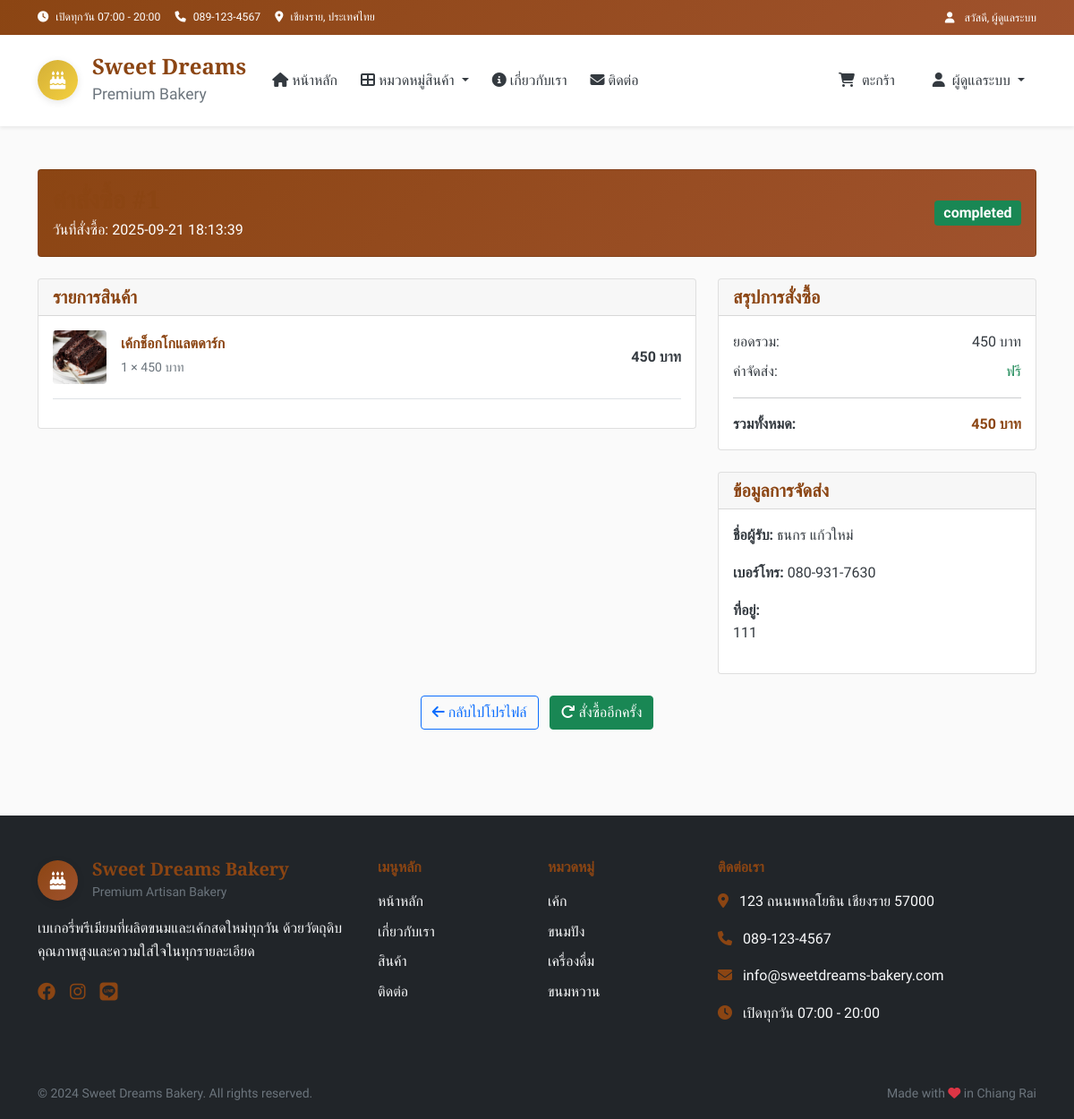
The app's page /order/1 (signed in), older data.
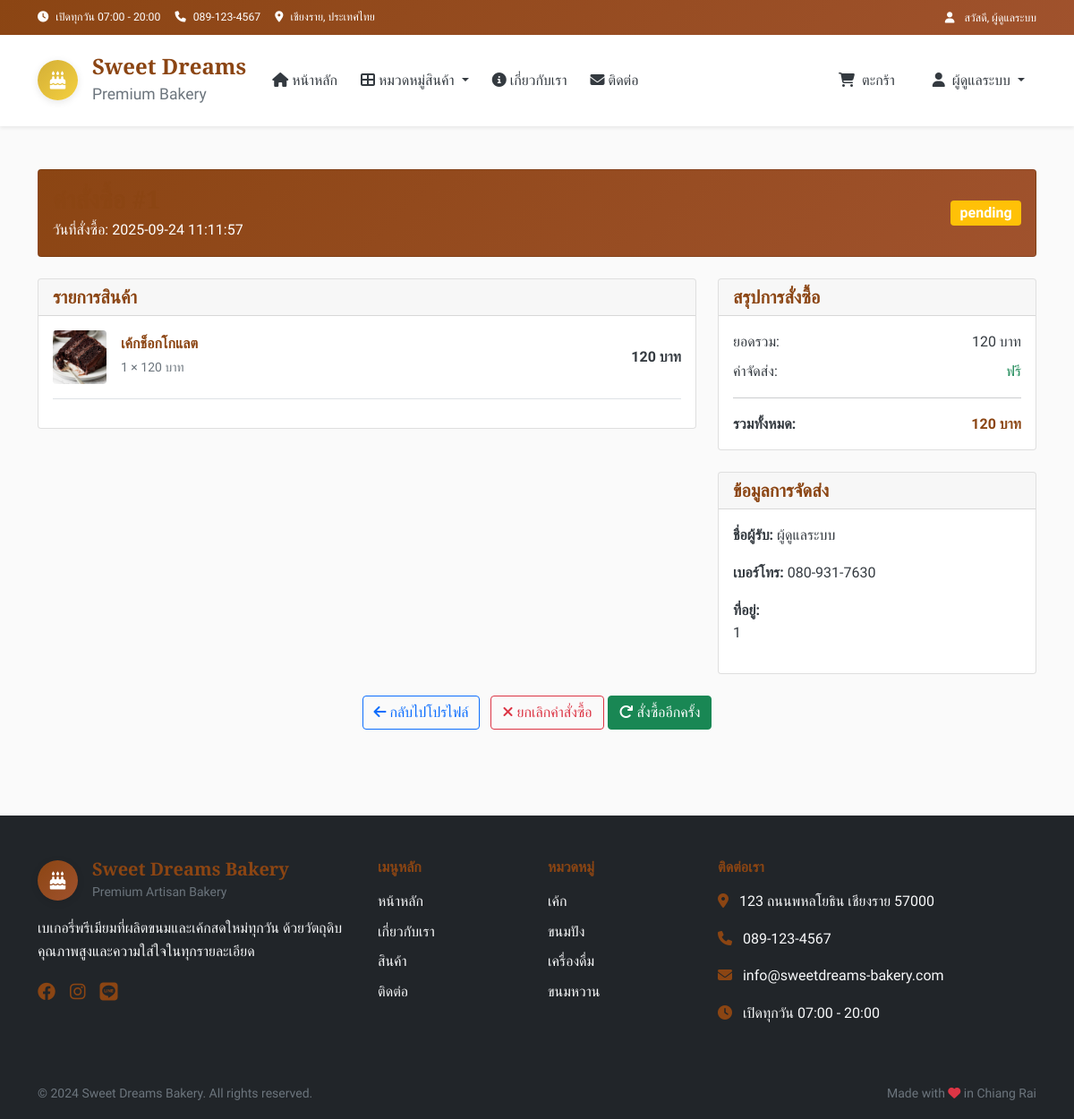
The same page, newer data.
### tables this page shows
CREATE TABLE orders (
        id INTEGER PRIMARY KEY AUTOINCREMENT,
        user_id INTEGER,
        total_amount DECIMAL(10,2) NOT NULL,
        status TEXT DEFAULT 'pending',
        customer_name TEXT NOT NULL,
        customer_phone TEXT NOT NULL,
        customer_address TEXT,
        notes TEXT,
        created_at TIMESTAMP DEFAULT CURRENT_TIMESTAMP,
        FOREIGN KEY (user_id) REFERENCES users (id)
    );

CREATE TABLE order_items (
        id INTEGER PRIMARY KEY AUTOINCREMENT,
        order_id INTEGER,
        product_id INTEGER,
        quantity INTEGER NOT NULL,
        unit_price DECIMAL(10,2) NOT NULL,
        total_price DECIMAL(10,2) NOT NULL,
        options TEXT,
        FOREIGN KEY (order_id) REFERENCES orders (id),
        FOREIGN KEY (product_id) REFERENCES products (id)
    );

CREATE TABLE products (
        id INTEGER PRIMARY KEY AUTOINCREMENT,
        name TEXT NOT NULL,
        name_en TEXT,
        description TEXT,
        price DECIMAL(10,2) NOT NULL,
        image TEXT,
        category_id INTEGER,
        is_available BOOLEAN DEFAULT 1,
        is_featured BOOLEAN DEFAULT 0,
        stock_quantity INTEGER DEFAULT 0,
        created_at TIMESTAMP DEFAULT CURRENT_TIMESTAMP,
        FOREIGN KEY (category_id) REFERENCES categories (id)
    );

CREATE TABLE categories (
        id INTEGER PRIMARY KEY AUTOINCREMENT,
        name TEXT UNIQUE NOT NULL,
        name_en TEXT,
        icon TEXT,
        description TEXT,
        display_order INTEGER DEFAULT 0
    );

### app.py (the view)
@app.route('/order/<int:order_id>')
def order_detail(order_id):
    conn = get_db_connection()
    if session.get('role') == 'admin':
        order = conn.execute("SELECT * FROM orders WHERE id = ?", (order_id,)).fetchone()
    elif session.get('user_id'):
        order = conn.execute("""
            SELECT * FROM orders
            WHERE id = ? AND user_id = ?
        """, (order_id, session.get('user_id'))).fetchone()
    else:
        flash('กรุณาเข้าสู่ระบบก่อน')
        conn.close()
        return redirect(url_for('login'))
    if not order:
        flash('ไม่พบคำสั่งซื้อนี้')
        conn.close()
        return redirect(url_for('profile'))
    order_items = conn.execute("""
        SELECT oi.*, p.name as product_name, p.image as product_image
        FROM order_items oi
        JOIN products p ON oi.product_id = p.id
        WHERE oi.order_id = ?
    """, (order_id,)).fetchall()
    conn.close()
    return render_template('order_detail.html', order=order, order_items=order_items)

### templates/order_detail.html (shortened to what this page needs)
{% extends "layout.html" %}
{% block content %}
<div class="container py-5">
    <div class="row mb-4">
        <div class="col-12">
            <div class="card bg-primary text-white">
                <div class="card-body">
                    <div class="row align-items-center">
                        <div class="col-md-8">
                            <h3 class="mb-1">คำสั่งซื้อ #{{ order.id }}</h3>
                            <p class="mb-0">วันที่สั่งซื้อ: {{ order.created_at }}</p>
                        </div>
                        <div class="col-md-4 text-end">
                            <span class="badge bg-{{ 'success' if order.status == 'completed' else 'warning' }} fs-6">
                                {{ order.status }}
                            </span>
                        </div>
                    </div>
                </div>
            </div>
        </div>
    </div>
    <div class="row">
        <div class="col-lg-8">
            <div class="card mb-4">
                <div class="card-header">
                    <h5 class="mb-0">รายการสินค้า</h5>
                </div>
                <div class="card-body">
                    {% for item in order_items %}
                    <div class="d-flex align-items-center mb-3 pb-3 border-bottom">
                        <div class="me-3">
                            <img src="{{ url_for('static', filename='images/products/' + (item.product_image or 'placeholder.jpg')) }}"
                                 alt="{{ item.product_name }}"
                                 class="rounded"
                                 style="width: 60px; height: 60px; object-fit: cover;">
                        </div>
                        <div class="flex-grow-1">
                            <h6 class="mb-1">{{ item.product_name }}</h6>
                            <small class="text-muted">
                                {{ item.quantity }} × {{ "%.0f"|format(item.unit_price) }} บาท
                            </small>
                        </div>
                        <div class="text-end">
                            <strong>{{ "%.0f"|format(item.total_price) }} บาท</strong>
                        </div>
                    </div>
                    {% endfor %}
                </div>
            </div>
        </div>
        <div class="col-lg-4">
            <div class="card mb-4">
                <div class="card-header">
                    <h5 class="mb-0">สรุปการสั่งซื้อ</h5>
                </div>
                <div class="card-body">
                    <div class="d-flex justify-content-between mb-2">
                        <span>ยอดรวม:</span>
                        <span>{{ "%.0f"|format(order.total_amount) }} บาท</span>
                    </div>
                    <div class="d-flex justify-content-between mb-2">
                        <span>ค่าจัดส่ง:</span>
                        <span class="text-success">ฟรี</span>
                    </div>
                    <hr>
                    <div class="d-flex justify-content-between">
                        <strong>รวมทั้งหมด:</strong>
                        <strong class="text-primary">{{ "%.0f"|format(order.total_amount) }} บาท</strong>
                    </div>
                </div>
            </div>
            <div class="card">
                <div class="card-header">
                    <h5 class="mb-0">ข้อมูลการจัดส่ง</h5>
                </div>
                <div class="card-body">
                    <p><strong>ชื่อผู้รับ:</strong> {{ order.customer_name }}</p>
                    <p><strong>เบอร์โทร:</strong> {{ order.customer_phone }}</p>
                    {% if order.customer_address %}
                        <p><strong>ที่อยู่:</strong><br>{{ order.customer_address }}</p>
                    {% endif %}
                </div>
            </div>
        </div>
    </div>
    <div class="row mt-4">
        <div class="col-12 text-center">
            <a href="/profile" class="btn btn-outline-primary me-2">
                <i class="fas fa-arrow-left me-1"></i>กลับไปโปรไฟล์
            </a>
            {% if order.status == 'pending' %}
            <button class="btn btn-outline-danger" onclick="cancelOrder({{ order.id }})">
                <i class="fas fa-times me-1"></i>ยกเลิกคำสั่งซื้อ
            </button>
            {% endif %}
            <button class="btn btn-success" onclick="reorder()">
                <i class="fas fa-redo me-1"></i>สั่งซื้ออีกครั้ง
            </button>
        </div>
    </div>
</div>
{% endblock %}

### templates/layout.html (shortened to what this page needs)
<!DOCTYPE html>
<html lang="th" data-bs-theme="light">
<head>
    <link href="https://cdn.jsdelivr.net/npm/bootstrap@5.0.2/dist/css/bootstrap.min.css" rel="stylesheet">
    <link rel="stylesheet" href="https://cdnjs.cloudflare.com/ajax/libs/font-awesome/6.4.0/css/all.min.css">
    <link rel="stylesheet" href="{{ url_for('static', filename='css/main.css') }}">
    {% if session.get('role') == 'admin' %}
    <link rel="stylesheet" href="{{ url_for('static', filename='css/admin.css') }}">
    {% endif %}
</head>
<body>
    <header>
        <div class="top-bar bg-primary text-white py-2">
            <div class="container">
                <div class="row align-items-center">
                    <div class="col-md-8">
                        <small class="d-flex align-items-center flex-wrap gap-3">
                            <span><i class="fas fa-clock me-2"></i>เปิดทุกวัน 07:00 - 20:00</span>
                            <span><i class="fas fa-phone me-2"></i>089-123-4567</span>
                            <span><i class="fas fa-map-marker-alt me-2"></i>เชียงราย, ประเทศไทย</span>
                        </small>
                    </div>
                    <div class="col-md-4 text-end">
                        {% if session.get('user_id') %}
                            <small>
                                <i class="fas fa-user me-2"></i>
                                สวัสดี, {{ session.get('full_name') or session.get('username') }}
                            </small>
                        {% endif %}
                    </div>
                </div>
            </div>
        </div>
    </header>
    <nav class="navbar navbar-expand-lg navbar-light bg-white shadow-sm sticky-top" aria-label="Main navigation">
        <div class="container">
            <a class="navbar-brand d-flex align-items-center" href="{{ url_for('index') }}">
                <div class="logo-container me-3">
                    <div class="logo-circle">
                        <i class="fas fa-birthday-cake" aria-hidden="true"></i>
                    </div>
                </div>
                <div class="brand-info d-none d-md-block">
                    <h4 class="mb-0 brand-name">Sweet Dreams</h4>
                    <small class="text-muted">Premium Bakery</small>
                </div>
            </a>
            <div class="collapse navbar-collapse" id="navbarNav">
                <ul class="navbar-nav me-auto mb-2 mb-lg-0">
                    <li class="nav-item">
                        <a class="nav-link fw-500 {% if request.endpoint == 'index' %}active{% endif %}" href="{{ url_for('index') }}">
                            <i class="fas fa-home me-1"></i>หน้าหลัก
                        </a>
                    </li>
                    <li class="nav-item dropdown">
                        <a class="nav-link dropdown-toggle fw-500" href="#" role="button" data-bs-toggle="dropdown" aria-expanded="false">
                            <i class="fas fa-th-large me-1"></i>หมวดหมู่สินค้า
                        </a>
                    </li>
                    <li class="nav-item">
                        <a class="nav-link fw-500" href="{{ url_for('index') }}#about">
                            <i class="fas fa-info-circle me-1"></i>เกี่ยวกับเรา
                        </a>
                    </li>
                    <li class="nav-item">
                        <a class="nav-link fw-500" href="{{ url_for('index') }}#contact">
                            <i class="fas fa-envelope me-1"></i>ติดต่อ
                        </a>
                    </li>
                </ul>
                <ul class="navbar-nav ms-auto">
                    <li class="nav-item me-3">
                        <a class="nav-link position-relative fw-500 cart-link" href="{{ url_for('cart') }}">
                            <i class="fas fa-shopping-cart me-1"></i>
                            <span class="d-none d-lg-inline">ตะกร้า</span>
                        </a>
                    </li>
                    {% if session.get('user_id') %}
                        <li class="nav-item dropdown">
                            <a class="nav-link dropdown-toggle fw-500" href="#" role="button" data-bs-toggle="dropdown" aria-expanded="false">
                                <i class="fas fa-user me-1"></i>
                                <span class="d-none d-lg-inline">{{ session.get('full_name') or session.get('username') }}</span>
                            </a>
                        </li>
                    {% endif %}
                </ul>
            </div>
        </div>
    </nav>
    <main>
        {% block content %}{% endblock %}
    </main>
    <footer class="bg-dark text-white mt-5">
        <div class="container py-5">
            <div class="row gy-4">
                <div class="col-lg-4">
                    <div class="d-flex align-items-center mb-3">
                        <div class="logo-circle bg-primary me-3">
                            <i class="fas fa-birthday-cake text-white" aria-hidden="true"></i>
                        </div>
                        <div>
                            <h5 class="mb-0 text-primary">Sweet Dreams Bakery</h5>
                            <small class="text-muted">Premium Artisan Bakery</small>
                        </div>
                    </div>
                    <p class="text-light">
                        เบเกอรี่พรีเมียมที่ผลิตขนมและเค้กสดใหม่ทุกวัน
                        ด้วยวัตถุดิบคุณภาพสูงและความใส่ใจในทุกรายละเอียด
                    </p>
                    <div class="d-flex gap-3">
                        <a href="#" class="text-primary fs-5" aria-label="Facebook"><i class="fab fa-facebook"></i></a>
                        <a href="#" class="text-primary fs-5" aria-label="Instagram"><i class="fab fa-instagram"></i></a>
                        <a href="#" class="text-primary fs-5" aria-label="Line"><i class="fab fa-line"></i></a>
                    </div>
                </div>
                <div class="col-lg-2 col-md-6">
                    <h6 class="text-primary mb-3">เมนูหลัก</h6>
                    <ul class="list-unstyled">
                        <li class="mb-2"><a href="{{ url_for('index') }}" class="text-light text-decoration-none">หน้าหลัก</a></li>
                        <li class="mb-2"><a href="{{ url_for('index') }}#about" class="text-light text-decoration-none">เกี่ยวกับเรา</a></li>
                        <li class="mb-2"><a href="{{ url_for('index') }}#products" class="text-light text-decoration-none">สินค้า</a></li>
                        <li class="mb-2"><a href="{{ url_for('index') }}#contact" class="text-light text-decoration-none">ติดต่อ</a></li>
                    </ul>
                </div>
                <div class="col-lg-2 col-md-6">
                    <h6 class="text-primary mb-3">หมวดหมู่</h6>
                    <ul class="list-unstyled">
                        {% if categories %}
                            {% for category in categories[:4] %}
                            <li class="mb-2">
                                <a href="{{ url_for('category_by_id', category_id=category.id) }}" class="text-light text-decoration-none">
                                    {{ category.name }}
                                </a>
                            </li>
                            {% endfor %}
                        {% endif %}
                    </ul>
                </div>
                <div class="col-lg-4">
                    <h6 class="text-primary mb-3">ติดต่อเรา</h6>
                    <div class="mb-3">
                        <i class="fas fa-map-marker-alt text-primary me-2"></i>
                        <span class="text-light">123 ถนนพหลโยธิน เชียงราย 57000</span>
                    </div>
                    <div class="mb-3">
                        <i class="fas fa-phone text-primary me-2"></i>
                        <span class="text-light">089-123-4567</span>
                    </div>
                    <div class="mb-3">
                        <i class="fas fa-envelope text-primary me-2"></i>
                        <span class="text-light">info@sweetdreams-bakery.com</span>
                    </div>
                    <div>
                        <i class="fas fa-clock text-primary me-2"></i>
                        <span class="text-light">เปิดทุกวัน 07:00 - 20:00</span>
                    </div>
                </div>
            </div>
        </div>
        <div class="bg-black py-3">
            <div class="container">
                <div class="row align-items-center">
                    <div class="col-md-6">
                        <small class="text-muted">
                            © 2024 Sweet Dreams Bakery. All rights reserved.
                        </small>
                    </div>
                    <div class="col-md-6 text-md-end">
                        <small class="text-muted">
                            Made with <i class="fas fa-heart text-danger"></i> in Chiang Rai
                        </small>
                    </div>
                </div>
            </div>
        </div>
    </footer>
    <div class="toast-container position-fixed bottom-0 end-0 p-3" style="z-index: 1055;">
    </div>
</body>
</html>

Row changes from the older to the newer data that the page shows:
changed orders: get (not shown) → "ผู้ดูแลระบบ"; created_at "2025-09-21 18:13:39" → "2025-09-24 11:11:57"; status "completed" → "pending"; total_amount "450" → "120"; customer_name "ธนกร แก้วใหม่" → "ผู้ดูแลระบบ"; customer_address "111" → "1"
changed order_items: product_name "เค้กช็อกโกแลตดาร์ก" → "เค้กช็อกโกแลต"; unit_price "450" → "120"; total_price "450" → "120"
Text that changed along with them:
{{ session.get('full_name') or session.get('username') }}: "ผู้ดูแลระบบ" → (not shown)
text now shown: "ยกเลิกคำสั่งซื้อ"
